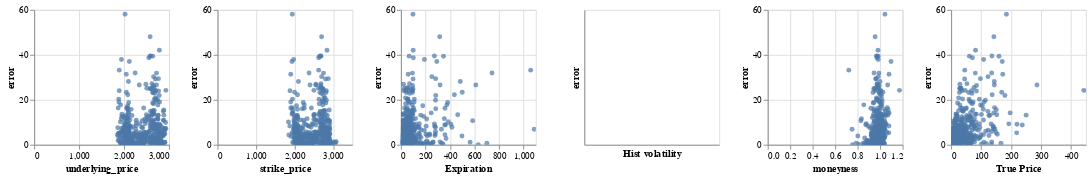

The notebook cell saved with this chart:
### Code cell
source = df.sample(n = 500, random_state= 1,replace = False)
alt.Chart(source).mark_circle().encode(
    alt.X(alt.repeat("column"), type='quantitative'),
    alt.Y(alt.repeat("row"), type='quantitative'),
).properties(
    width=150,
    height=150
).repeat(
    row=['error'],
    column=['underlying_price','strike_price','Expiration','Hist volatility','moneyness','True Price']
).interactive()

### Figure 1 — Vega-Lite specification as saved in the notebook (floating-point values rounded to 4 significant figures; data arrays with more than 128 entries replaced by an {"elided": "..."} marker saying what was removed)
{"config": {"view": {"continuousWidth": 400, "continuousHeight": 300}}, "repeat": {"column": ["underlying_price", "strike_price", "Expiration", "Hist volatility", "moneyness", "True Price"], "row": ["error"]}, "spec": {"data": {"name": "data-fa16f5a8c4859f828b2912efc8b1f2cd"}, "mark": "circle", "encoding": {"x": {"type": "quantitative", "field": {"repeat": "column"}}, "y": {"type": "quantitative", "field": {"repeat": "row"}}}, "height": 150, "selection": {"selector004": {"type": "interval", "bind": "scales", "encodings": ["x", "y"]}}, "width": 150}, "$schema": "https://vega.github.io/schema/vega-lite/v4.8.1.json", "datasets": {"data-fa16f5a8c4859f828b2912efc8b1f2cd": {"elided": "500 records"}}}
